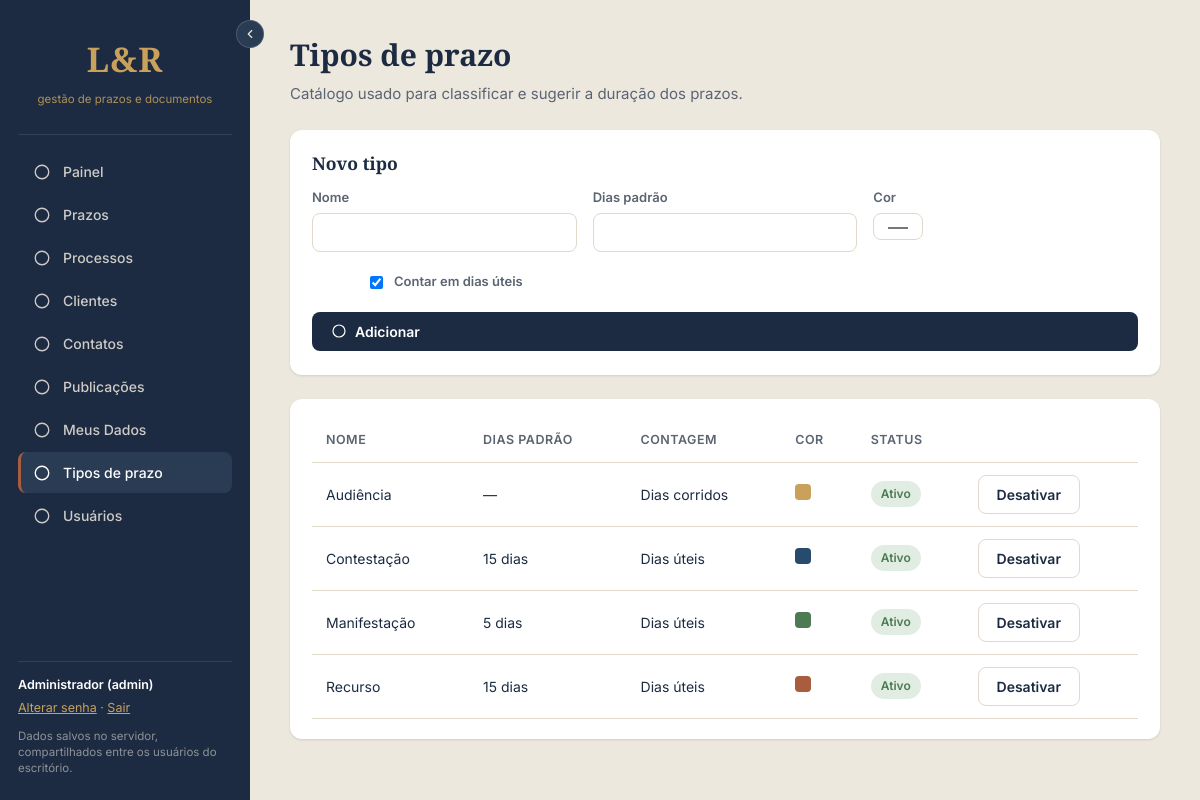
The page /modules/tipos_prazo/index.php (signed in) on the database its author committed.
### tables this page shows
CREATE TABLE IF NOT EXISTS tipos_prazo (
    id              INT UNSIGNED AUTO_INCREMENT PRIMARY KEY,
    nome            VARCHAR(120) NOT NULL,
    dias_padrao     SMALLINT UNSIGNED NULL,  
    conta_em_dias_uteis TINYINT(1) NOT NULL DEFAULT 1,
    cor             VARCHAR(7) NULL DEFAULT '#274B6D',  
    ativo           TINYINT(1) NOT NULL DEFAULT 1,
    criado_em       DATETIME NOT NULL DEFAULT CURRENT_TIMESTAMP
);

### includes/menu.php (called while the page is built)
<?php
return [
    [
        'chave' => 'painel',
        'rotulo' => 'Painel',
        'url' => BASE_URL . '/modules/painel/index.php',
        'icone' => 'grid',
    ],
    [
        'chave' => 'prazos',
        'rotulo' => 'Prazos',
        'url' => BASE_URL . '/modules/prazos/index.php',
        'icone' => 'clock',
    ],
    [
        'chave' => 'processos',
        'rotulo' => 'Processos',
        'url' => BASE_URL . '/modules/processos/index.php',
        'icone' => 'briefcase',
    ],
    [
        'chave' => 'clientes',
        'rotulo' => 'Clientes',
        'url' => BASE_URL . '/modules/clientes/index.php',
        'icone' => 'list',
    ],
    [
        'chave' => 'contatos',
        'rotulo' => 'Contatos',
        'url' => BASE_URL . '/modules/contatos/index.php',
        'icone' => 'user-plus',
    ],
    [
        'chave' => 'publicacoes',
        'rotulo' => 'Publicações',
        'url' => BASE_URL . '/modules/publicacoes/index.php',
        'icone' => 'mail',
    ],
    [
        'chave' => 'meus_dados',
        'rotulo' => 'Meus Dados',
        'url' => BASE_URL . '/modules/meus_dados/index.php',
        'icone' => 'settings',
    ],
    [
        'chave' => 'tipos_prazo',
        'rotulo' => 'Tipos de prazo',
        'url' => BASE_URL . '/modules/tipos_prazo/index.php',
        'icone' => 'shuffle',
    ],
    [
        'chave' => 'usuarios',
        'rotulo' => 'Usuários',
        'url' => BASE_URL . '/modules/usuarios/index.php',
        'icone' => 'user-circle',
    ],
];

### includes/auth.php (called while the page is built, shortened)
<?php
function usuarioLogado(): ?array
{
    return $_SESSION['usuario'] ?? null;
}

### modules/tipos_prazo/index.php (the view, shortened to what this page needs)
<?php
require_once __DIR__ . '/../../includes/auth.php';
$pdo = getConexao();
$tipos = $pdo->query('SELECT * FROM tipos_prazo ORDER BY nome')->fetchAll();
$paginaAtiva = 'tipos_prazo';
require __DIR__ . '/../../includes/cabecalho.php';
?>
<div class="pagina-cabecalho">
    <h1>Tipos de prazo</h1>
    <p>Catálogo usado para classificar e sugerir a duração dos prazos.</p>
</div>
<div class="card" style="margin-bottom: 24px;">
    <h3>Novo tipo</h3>
    <form method="post" class="form-grade" style="margin-top: 12px;">
        <div class="campo">
            <label>Nome</label>
            <input type="text" name="nome" required>
        </div>
        <div class="campo">
            <label>Dias padrão</label>
            <input type="number" name="dias_padrao" min="0">
        </div>
        <div class="campo">
            <label>Cor</label>
            <input type="color" name="cor" value="#274B6D">
        </div>
        <div class="campo" style="justify-content: center; flex-direction: row; align-items: center; gap: 8px;">
            <input type="checkbox" name="conta_em_dias_uteis" id="dias_uteis" checked style="width:auto;">
            <label for="dias_uteis" style="margin:0;">Contar em dias úteis</label>
        </div>
        <div class="campo campo-largo">
            <button type="submit" class="botao botao-primario"><?= icone('plus') ?> Adicionar</button>
        </div>
    </form>
</div>
<div class="card">
    <table>
        <thead>
            <tr><th>Nome</th><th>Dias padrão</th><th>Contagem</th><th>Cor</th><th>Status</th><th></th></tr>
        </thead>
        <tbody>
            <?php foreach ($tipos as $t): ?>
                <tr>
                    <td><?= htmlspecialchars($t['nome']) ?></td>
                    <td><?= $t['dias_padrao'] !== null ? $t['dias_padrao'] . ' dias' : '—' ?></td>
                    <td><?= $t['conta_em_dias_uteis'] ? 'Dias úteis' : 'Dias corridos' ?></td>
                    <td><span style="display:inline-block; width:16px; height:16px; border-radius:4px; background:<?= htmlspecialchars($t['cor']) ?>;"></span></td>
                    <td><span class="badge <?= $t['ativo'] ? 'badge-ativo' : 'badge-recusado' ?>"><?= $t['ativo'] ? 'Ativo' : 'Inativo' ?></span></td>
                    <td>
                        <form method="post">
                            <button type="submit" class="botao botao-secundario"><?= $t['ativo'] ? 'Desativar' : 'Ativar' ?></button>
                        </form>
                    </td>
                </tr>
            <?php endforeach; ?>
        </tbody>
    </table>
</div>
<?php require __DIR__ . '/../../includes/rodape.php'; ?>

### includes/cabecalho.php (shortened to what this page needs)
<?php
require_once __DIR__ . '/icones.php';
$usuario = usuarioLogado();
$itensMenu = require __DIR__ . '/menu.php';
?>
<!DOCTYPE html>
<html lang="pt-BR">
<head>
    <link rel="stylesheet" href="<?= BASE_URL ?>/assets/css/style.css">
</head>
<body>
<div class="app-shell">
    <aside class="sidebar" id="sidebar">
        <button type="button" class="sidebar-toggle" id="sidebarToggle" aria-label="Recolher menu">
            <svg viewBox="0 0 24 24" fill="none" stroke="currentColor" stroke-width="2" stroke-linecap="round" stroke-linejoin="round"><polyline points="15 18 9 12 15 6"/></svg>
        </button>
        <div class="marca">
            <span class="marca-letra">L&amp;R</span>
            <span class="marca-subtitulo">gestão de prazos e documentos</span>
        </div>
        <nav class="menu">
            <?php foreach ($itensMenu as $item): ?>
                <a href="<?= $item['url'] ?>" class="menu-item <?= ($paginaAtiva ?? '') === $item['chave'] ? 'ativo' : '' ?>">
                    <?= icone($item['icone']) ?>
                    <span><?= htmlspecialchars($item['rotulo']) ?></span>
                </a>
            <?php endforeach; ?>
        </nav>
        <div class="sidebar-rodape">
            <p class="usuario-nome"><?= htmlspecialchars($usuario['nome'] ?? '') ?> (<?= htmlspecialchars($usuario['cargo'] ?? '') ?>)</p>
            <p class="usuario-links">
                <a href="<?= BASE_URL ?>/modules/meus_dados/index.php">Alterar senha</a>
                &middot;
                <a href="<?= BASE_URL ?>/logout.php">Sair</a>
            </p>
            <p class="sidebar-nota">Dados salvos no servidor, compartilhados entre os usuários do escritório.</p>
        </div>
    </aside>
    <main class="conteudo">

### includes/icones.php (shortened to what this page needs)
<?php
function icone(string $nome, string $classe = 'icone'): string
{
    $conteudo = $caminhos[$nome] ?? '<circle cx="12" cy="12" r="9"/>';
    return '<svg class="' . htmlspecialchars($classe) . '" viewBox="0 0 24 24" fill="none" stroke="currentColor" stroke-width="1.8" stroke-linecap="round" stroke-linejoin="round" aria-hidden="true">' . $conteudo . '</svg>';
}

### includes/rodape.php (shortened to what this page needs)
    </main>
</div>
</body>
</html>

### assets/css/style.css (style rules this page uses)
:root { --azul-marinho: #1C2B42; --azul-marinho-claro: #2A3B54; --terracota: #A85D3F; --dourado: #C9A15B; --creme: #EDE8DE; --branco: #FFFFFF; --texto-escuro: #1C2B42; --texto-suave: #5B6472; --verde: #4C7A52; --vermelho: #B14A4A; --amarelo: #C97B2E; --linha: #DFD9CB; --sombra: 0 1px 3px rgba(28, 43, 66, 0.08), 0 1px 2px rgba(28, 43, 66, 0.06); }
* { box-sizing: border-box; }
body { margin: 0; font-family: 'Inter', system-ui, sans-serif; background: var(--creme); color: var(--texto-escuro); font-size: 15px; line-height: 1.5; }
h1, h2, h3, h4 { font-family: 'Source Serif 4', Georgia, serif; font-weight: 600; margin: 0 0 6px; }
a { color: inherit; text-decoration: none; }
.app-shell { display: flex; min-height: 100vh; }
.sidebar { width: 250px; flex-shrink: 0; background: var(--azul-marinho); color: var(--creme); display: flex; flex-direction: column; padding: 24px 18px; position: relative; transition: width 0.2s ease, padding 0.2s ease; }
.sidebar-toggle { position: absolute; top: 20px; right: -14px; width: 28px; height: 28px; border-radius: 50%; background: var(--azul-marinho-claro); border: 1px solid rgba(255,255,255,0.15); color: var(--creme); display: flex; align-items: center; justify-content: center; cursor: pointer; }
.marca { text-align: center; padding: 10px 0 26px; border-bottom: 1px solid rgba(255,255,255,0.1); margin-bottom: 16px; }
.marca-letra { display: block; font-family: 'Source Serif 4', serif; font-size: 34px; font-weight: 700; color: var(--dourado); letter-spacing: 0.03em; }
.marca-subtitulo { display: block; font-size: 11.5px; color: var(--dourado); opacity: 0.85; margin-top: 6px; }
.menu { display: flex; flex-direction: column; gap: 2px; flex: 1; }
.menu-item { display: flex; align-items: center; gap: 12px; padding: 10px 12px; border-radius: 8px; color: rgba(237, 232, 222, 0.85); border-left: 3px solid transparent; font-size: 14px; font-weight: 500; }
.menu-item.ativo { background: var(--azul-marinho-claro); border-left-color: var(--terracota); color: var(--branco); }
.menu-item .icone { width: 18px; height: 18px; flex-shrink: 0; }
.sidebar-rodape { border-top: 1px solid rgba(255,255,255,0.1); padding-top: 14px; margin-top: 14px; font-size: 12.5px; }
.usuario-nome { margin: 0 0 4px; font-weight: 600; color: var(--branco); }
.usuario-links { margin: 0 0 10px; color: var(--dourado); }
.usuario-links a { text-decoration: underline; }
.sidebar-nota { margin: 0; color: rgba(237, 232, 222, 0.55); font-size: 11.5px; line-height: 1.4; }
.conteudo { flex: 1; padding: 32px 40px; max-width: 1200px; }
.pagina-cabecalho { margin-bottom: 24px; }
.pagina-cabecalho p { color: var(--texto-suave); margin: 0; }
.card { background: var(--branco); border-radius: 12px; box-shadow: var(--sombra); padding: 20px 22px; margin-bottom: 20px; }
.botao { display: inline-flex; align-items: center; gap: 8px; padding: 10px 18px; border-radius: 8px; border: 1px solid transparent; font-size: 14px; font-weight: 600; cursor: pointer; font-family: inherit; }
.botao .icone { width: 16px; height: 16px; }
.botao-primario { background: var(--azul-marinho); color: var(--branco); }
.botao-secundario { background: var(--branco); color: var(--azul-marinho); border-color: var(--linha); }
table { width: 100%; border-collapse: collapse; }
th, td { text-align: left; padding: 12px 14px; border-bottom: 1px solid var(--linha); font-size: 14px; }
th { color: var(--texto-suave); font-weight: 600; font-size: 12.5px; text-transform: uppercase; letter-spacing: 0.04em; }
.badge { display: inline-block; padding: 4px 10px; border-radius: 999px; font-size: 12px; font-weight: 600; }
.badge-ativo { background: #E1EDE3; color: var(--verde); }
.form-grade { display: grid; grid-template-columns: repeat(auto-fit, minmax(220px, 1fr)); gap: 16px; }
.campo { display: flex; flex-direction: column; gap: 6px; margin-bottom: 4px; }
.campo label { font-size: 13px; font-weight: 600; color: var(--texto-suave); }
.campo-largo { grid-column: 1 / -1; }
input, select, textarea { font-family: inherit; font-size: 14px; padding: 10px 12px; border: 1px solid var(--linha); border-radius: 8px; background: var(--branco); color: var(--texto-escuro); }

### rows shown on the page
tipos_prazo: nome "Audiência", conta_em_dias_uteis "Dias corridos", ativo "Ativo"
tipos_prazo: nome "Contestação", dias_padrao "15", conta_em_dias_uteis "Dias úteis", ativo "Ativo"
tipos_prazo: nome "Manifestação", dias_padrao "5", conta_em_dias_uteis "Dias úteis", ativo "Ativo"
tipos_prazo: nome "Recurso", dias_padrao "15", conta_em_dias_uteis "Dias úteis", ativo "Ativo"

### other values the page prints
$item['rotulo'] "Painel"
$item['rotulo'] "Prazos"
$item['rotulo'] "Processos"
$item['rotulo'] "Clientes"
$item['rotulo'] "Contatos"
$item['rotulo'] "Publicações"
$item['rotulo'] "Meus Dados"
$item['rotulo'] "Tipos de prazo"
$item['rotulo'] "Usuários"
$usuario['nome'] "Administrador"
$usuario['cargo'] "admin"
